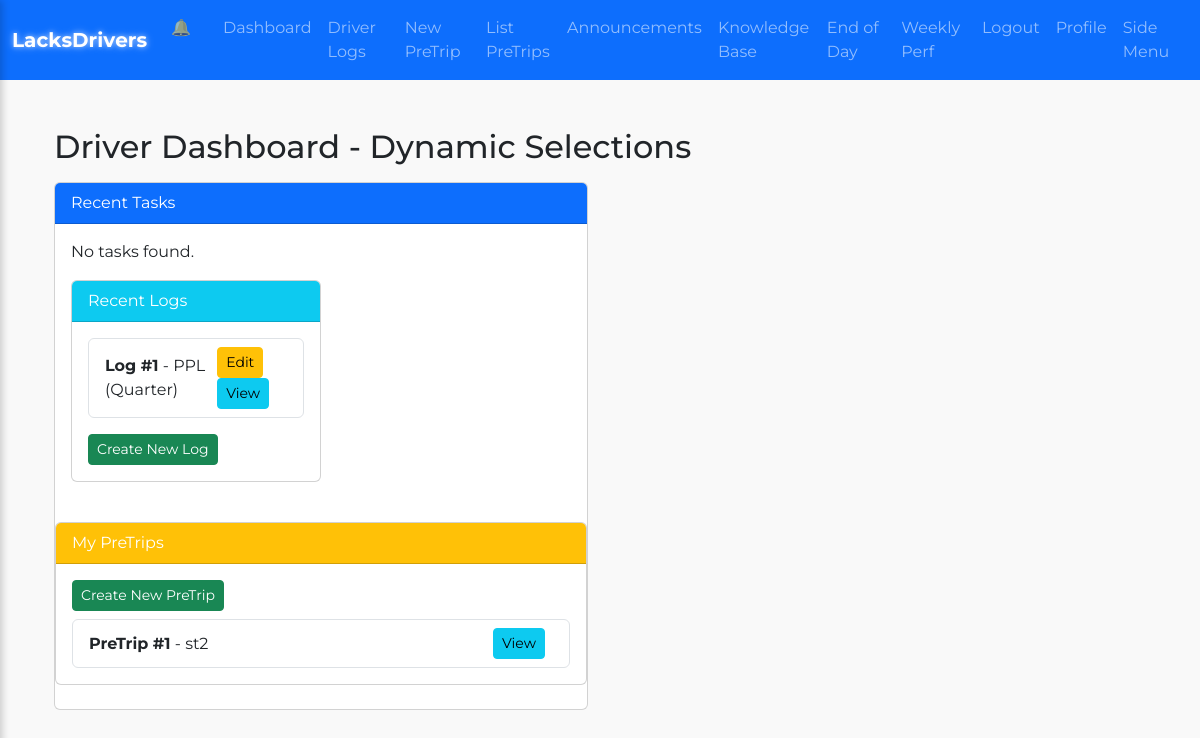
Page /driver_dashboard (signed in) on the earlier database version.
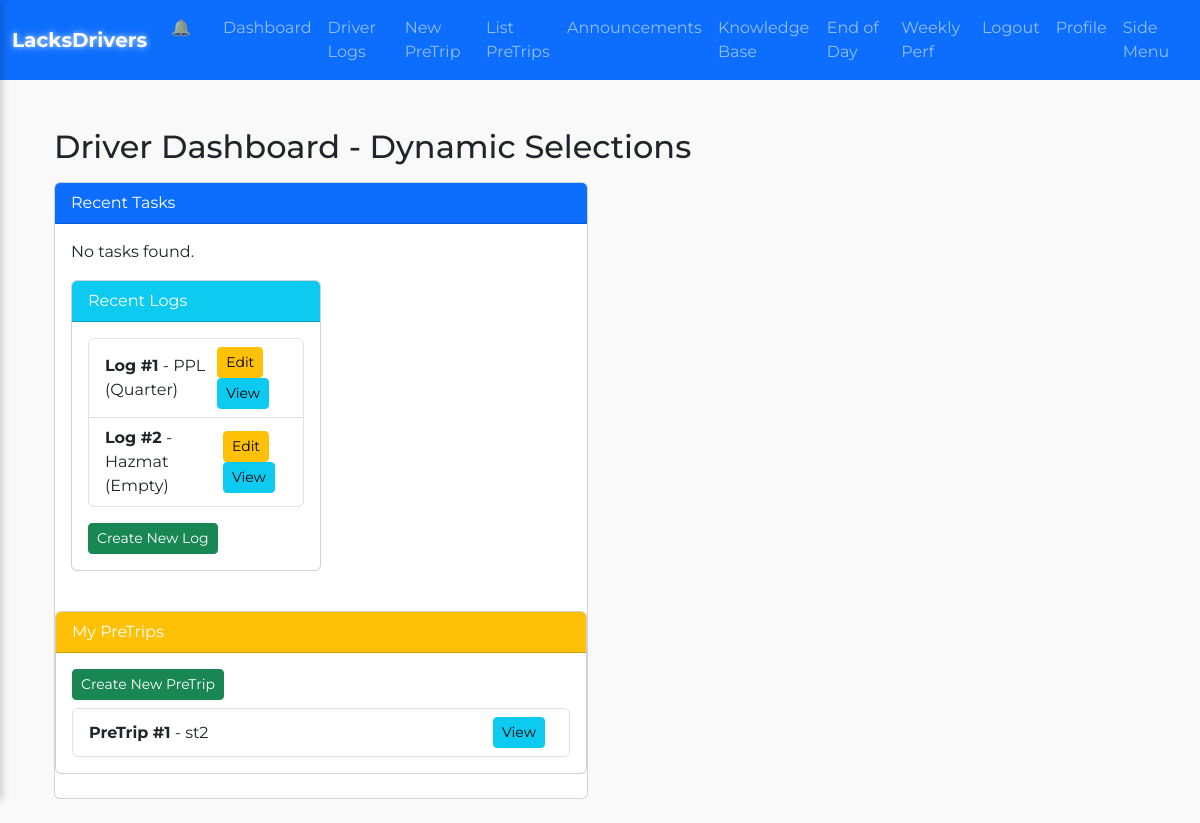
Same page on the later database version.
### lacksdrivers.py (models this page shows)
class DriverLog(db.Model):
    __tablename__ = "driver_log"
    id = db.Column(db.Integer, primary_key=True)
    driver_id = db.Column(db.Integer, db.ForeignKey("user.id"), nullable=False)
    driver = db.relationship("User", backref="driver_logs", lazy="joined")
    date = db.Column(db.Date, default=date.today)
    arrive_time = db.Column(db.String(20))  # storing 12-hr string
    depart_time = db.Column(db.String(20))
    downtime_reason = db.Column(db.String(200), nullable=True)
    load_size = db.Column(db.String(10), nullable=False)
    plant_name = db.Column(db.String(20), nullable=False)
    maintenance = db.Column(db.Boolean, default=False)
    fuel = db.Column(db.Boolean, default=False)
    meeting = db.Column(db.Boolean, default=False)
    created_at = db.Column(db.DateTime, default=datetime.utcnow)
    updated_at = db.Column(db.DateTime, onupdate=datetime.utcnow)

class PreTrip(db.Model):
    __tablename__ = "pretrip"
    id = db.Column(db.Integer, primary_key=True)
    user_id = db.Column(db.Integer, db.ForeignKey("user.id"))
    pretrip_date = db.Column(db.Date, default=date.today)
    shift = db.Column(db.String(10), default="1st")
    truck_type = db.Column(db.String(20), default="Semi")
    truck_name = db.Column(db.String(50))
    start_mileage = db.Column(db.Integer, nullable=True)
    cab_doors_windows = db.Column(db.Boolean, default=False)
    body_doors = db.Column(db.Boolean, default=False)
    oil_leak = db.Column(db.Boolean, default=False)
    grease_leak = db.Column(db.Boolean, default=False)
    coolant_leak = db.Column(db.Boolean, default=False)
    fuel_leak = db.Column(db.Boolean, default=False)
    lights_working = db.Column(db.Boolean, default=False)
    tires_ok = db.Column(db.Boolean, default=False)
    damage_report = db.Column(db.Text, nullable=True)
    oil_system_status = db.Column(Enum(*ITEM_STATUSES, name="oil_system_enum"), default="operational")
    tires_status = db.Column(Enum(*ITEM_STATUSES, name="tires_enum"), default="operational")
    created_at = db.Column(db.DateTime, default=datetime.utcnow)
    updated_at = db.Column(db.DateTime, onupdate=datetime.utcnow)
    posttrip = db.relationship("PostTrip", uselist=False, backref="pretrip")

### lacksdrivers.py (the view)
@app.route("/driver_dashboard")
@login_required
def driver_dashboard():
    if current_user.role != "driver":
        flash("Drivers only!", "danger")
        return redirect(url_for("dashboard"))
    tasks = Task.query.filter_by(assigned_to=current_user.id).all()
    logs = DriverLog.query.filter_by(driver_id=current_user.id).all()
    pretrips = PreTrip.query.filter_by(user_id=current_user.id).all()
    return render_template("driver_dashboard.html", tasks=tasks, logs=logs, pretrips=pretrips)

### lacksdrivers.py (called while the page is built)
@login_manager.user_loader
def load_user(user_id):
    return User.query.get(int(user_id))

### templates/driver_dashboard.html (shortened to what this page needs)
{% extends "base.html" %}
{% block content %}
<div class="container fade-in" style="overflow-x: auto;">
  <h2 class="mt-4 mb-3">Driver Dashboard - Dynamic Selections</h2>
  <div class="row">
    <div class="col-md-6">
      <div class="card mb-4">
        <div class="card-header bg-primary text-white">
          Recent Tasks
        </div>
        <div class="card-body">
          {% if tasks %}
            <ul class="list-group">
              {% for t in tasks %}
                <li class="list-group-item d-flex justify-content-between align-items-center">
                  <span>
                    <strong>Task #{{ t.id }}</strong> - {{ t.title }} ({{ t.status }})
                  </span>
                  <div>
                    <a href="{{ url_for('edit_task', task_id=t.id) }}"
                       class="btn btn-sm btn-warning me-2">
                      Edit
                    </a>
                    <!-- If you have a separate 'view_task' route or a detail page, link to that:
                    <a href="{{ url_for('view_task', task_id=t.id) }}"
                       class="btn btn-sm btn-info">View</a>
                    -->
                  </div>
                </li>
              {% endfor %}
            </ul>
          {% else %}
            <p>No tasks found.</p>
          {% endif %}
    <div class="col-md-6">
      <div class="card mb-4">
        <div class="card-header bg-info text-white">
          Recent Logs
        </div>
        <div class="card-body">
          {% if logs %}
            <ul class="list-group">
              {% for log in logs %}
                <li class="list-group-item d-flex justify-content-between align-items-center">
                  <span>
                    <strong>Log #{{ log.id }}</strong> - {{ log.plant_name }} ({{ log.load_size }})
                  </span>
                  <div>
                    <a href="{{ url_for('edit_driver_log', log_id=log.id) }}"
                       class="btn btn-sm btn-warning me-2">
                      Edit
                    </a>
                    <a href="{{ url_for('view_driver_log', log_id=log.id) }}"
                       class="btn btn-sm btn-info">
                      View
                    </a>
                  </div>
                </li>
              {% endfor %}
            </ul>
          {% else %}
            <p>No logs found.</p>
          {% endif %}
          <a href="{{ url_for('new_driving_log') }}" class="btn btn-success btn-sm mt-3">
            Create New Log
          </a>
        </div>
      </div>
    </div>
  </div>
  <div class="card mb-4">
    <div class="card-header bg-warning text-white">
      My PreTrips
    </div>
    <div class="card-body">
      <a href="{{ url_for('new_pretrip') }}" class="btn btn-success btn-sm mb-2">
        Create New PreTrip
      </a>
      {% if pretrips %}
        <ul class="list-group">
          {% for p in pretrips %}
            <li class="list-group-item d-flex justify-content-between align-items-center">
              <span>
                <strong>PreTrip #{{ p.id }}</strong> - {{ p.truck_name }}
              </span>
              <div>
                <a href="{{ url_for('view_pretrip', pretrip_id=p.id) }}"
                   class="btn btn-sm btn-info me-2">
                  View
                </a>
              </div>
            </li>
          {% endfor %}
        </ul>
      {% else %}
        <p>No PreTrips found.</p>
      {% endif %}
    </div>
  </div>
</div>
{% endblock %}

Differences in the rows shown:
added DriverLog: id "2", plant_name "Hazmat", load_size "Empty"
